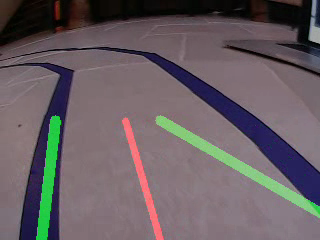
#> input picture NeuralNet/training_data/video1.avi_032_084.png, 320 x 240 px, given in place of , which was not available
$ python imageprocessing.py
#> lines starting #> are read from the running program, lines starting #| are printed output that depends on the picture; after the words box and inside, x2 and y2 are one past the last pixel; in counts of white or black regions, pixels touching at a corner belong together; pictures that were not available may be replaced by others from this repository, and a replacement may not be noted
#############################################################
# THIS CODE IS USED TO TEST THE IMAGE PROCESSING FUNCTIONS, #
#      THE MAIN FUNCTION IS TO MASK OFF THE LANE LINES      #
#       AND THEN RESIZE THE IMAGE TO A SMALLER SIZE.        #
#############################################################


import cv2 as cv
import numpy as np
import matplotlib.pyplot as plt

ip = "192.168.1.139"

# grab the image from ip address

cap = cv.VideoCapture("http://%s:8080/?action=stream" % ip)

while True:
    ret, frame = cap.read()
#> frame is the input picture: shape (240, 320, 3); mean B, G, R 98.6, 94.3, 104.1
    cv.imshow("frame", frame)
    blur = cv.GaussianBlur(frame, (35, 35), 0)
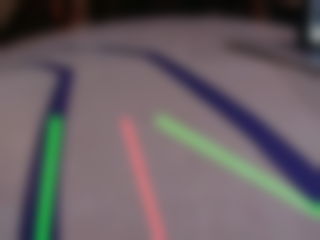
#> blur: shape (240, 320, 3); mean B, G, R 98.6, 94.3, 104.1
    # isolate green channel
    cv.imshow("blur", blur)
    hsv = cv.cvtColor(blur, cv.COLOR_BGR2HSV)
#> hsv: shape (240, 320, 3); mean H, S, V 137.3, 52.9, 110.5
    # isolate green channel
    mask = cv.inRange(hsv, (40, 0, 40), (90, 255, 240))
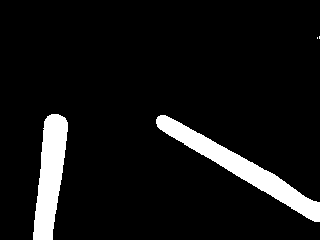
#> mask: shape (240, 320); 8% white; 4 white regions (2 under 20 px), largest, box (x1, y1, x2, y2) and area: (156, 115, 320, 222) 3365, (33, 114, 68, 240) 2744
    mask = cv.GaussianBlur(mask, (5, 5), 0)
    mask = cv.erode(mask, None, iterations=2)
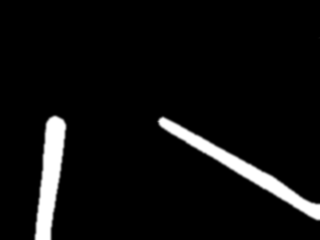
#> mask: shape (240, 320); min 0, max 255, mean 14.9
    mask = cv.dilate(mask, None, iterations=2)
    mask = cv.GaussianBlur(mask, (5, 5), 0)
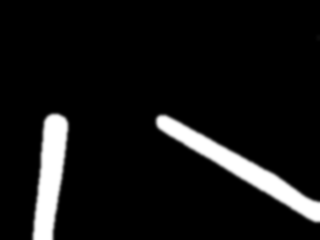
#> mask: shape (240, 320); min 0, max 255, mean 20.3
    # display the green channel
    cv.imshow("green", mask)
    # reduce the size of the image by a factor of 2
    # convert to array
    array = np.array(mask)
    # resize the array by 50%
    resized = cv.resize(array, (0, 0), fx=0.5, fy=0.5)

    cv.imshow("resized", resized)

    if cv.waitKey(1) & 0xFF == ord("q"):
#> (key q is pressed here)
        break

$ run again, on NeuralNet/training_data/video1.avi_035_094.png
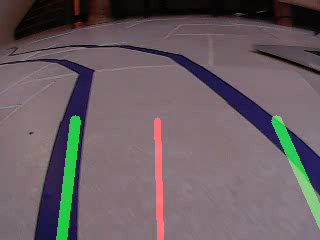
#> input picture NeuralNet/training_data/video1.avi_035_094.png, 320 x 240 px, given in place of , which was not available
#> frame is the input picture: shape (240, 320, 3); mean B, G, R 98.9, 94.2, 105.8
#> hsv: shape (240, 320, 3); mean H, S, V 143.9, 54, 111.4
#> `mask = cv.inRange(hsv, (40, 0, 40), (90, 255, 240))`:
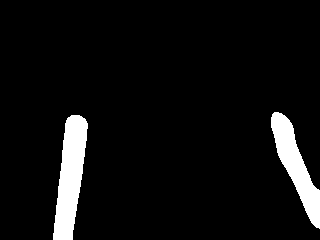
#> mask: shape (240, 320); 6.3% white; 2 white regions, box (x1, y1, x2, y2) and area: (53, 115, 88, 240) 2667, (271, 112, 320, 229) 2138
#> `mask = cv.GaussianBlur(mask, (5, 5), 0)`:
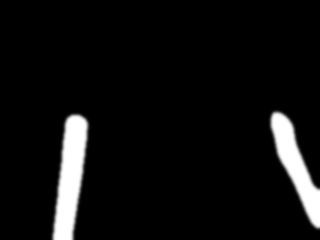
#> mask: shape (240, 320); min 0, max 255, mean 15.9
